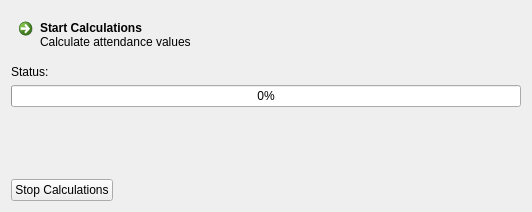
<?xml version="1.0" encoding="UTF-8"?>
<ui version="4.0">
 <class>CalculateAttendanceDialog</class>
 <widget class="QDialog" name="CalculateAttendanceDialog">
  <property name="geometry">
   <rect>
    <x>0</x>
    <y>0</y>
    <width>532</width>
    <height>212</height>
   </rect>
  </property>
  <property name="windowTitle">
   <string>Attendance Calculator</string>
  </property>
  <layout class="QVBoxLayout" name="verticalLayout">
   <item>
    <widget class="QCommandLinkButton" name="cmdRecalculate">
     <property name="text">
      <string>Start Calculations</string>
     </property>
     <property name="description">
      <string>Calculate attendance values</string>
     </property>
    </widget>
   </item>
   <item>
    <layout class="QVBoxLayout" name="verticalLayout_2">
     <item>
      <widget class="QLabel" name="lblStatus">
       <property name="text">
        <string>Status:</string>
       </property>
      </widget>
     </item>
     <item>
      <widget class="QProgressBar" name="prgProgress">
       <property name="value">
        <number>0</number>
       </property>
      </widget>
     </item>
    </layout>
   </item>
   <item>
    <spacer name="verticalSpacer">
     <property name="orientation">
      <enum>Qt::Vertical</enum>
     </property>
     <property name="sizeHint" stdset="0">
      <size>
       <width>20</width>
       <height>40</height>
      </size>
     </property>
    </spacer>
   </item>
   <item>
    <layout class="QHBoxLayout" name="horizontalLayout">
     <item>
      <widget class="QPushButton" name="cmdCancel">
       <property name="text">
        <string>Stop Calculations</string>
       </property>
      </widget>
     </item>
     <item>
      <spacer name="horizontalSpacer">
       <property name="orientation">
        <enum>Qt::Horizontal</enum>
       </property>
       <property name="sizeHint" stdset="0">
        <size>
         <width>40</width>
         <height>20</height>
        </size>
       </property>
      </spacer>
     </item>
    </layout>
   </item>
  </layout>
 </widget>
 <resources/>
 <connections/>
</ui>
